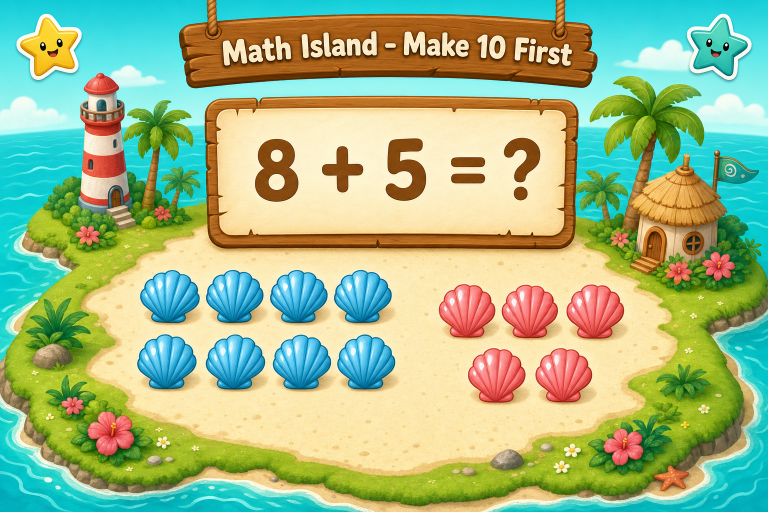
#> input picture scripts/assets/make-ten-first-v2/scene1.png, 1536 x 1024 px (shown at 1/2 size)
$ python -i make_ten_first_video_v2.py   (imports and definitions only)
#> lines starting #> are read from the running program, lines starting #| are printed output that depends on the picture
from __future__ import annotations

import importlib.util
import math
import shutil
import subprocess
from pathlib import Path

from PIL import Image, ImageDraw, ImageFilter, ImageFont

BASE_PATH = Path('/Users/mac/tools/math-island/scripts/make_ten_first_video.py')
spec = importlib.util.spec_from_file_location('make_ten_first_video_base', BASE_PATH)
base = importlib.util.module_from_spec(spec)
# [2 lines not run here, left out]

ROOT = Path('/Users/mac/tools/math-island')
OUTPUT_DIR = ROOT / 'dist/video'
FRAMES_DIR = OUTPUT_DIR / 'frames/make-ten-first-v2'
SILENT_VIDEO = OUTPUT_DIR / 'math-island-make-ten-first-v2-silent.mp4'
FINAL_VIDEO = OUTPUT_DIR / 'math-island-make-ten-first-v2.mp4'
AUDIO = Path('/Users/mac/.hermes/audio_cache/tts_20260601_095348.mp3')

# Themed fonts
base.FONT_HEAD = '/System/Library/Fonts/Supplemental/Arial Rounded Bold.ttf'
base.FONT_BODY = '/System/Library/Fonts/Supplemental/Arial.ttf'

# Themed colors from animal-island-ui + Math Island
base.SKY_TOP = (170, 224, 240)
base.SKY_BOTTOM = (230, 246, 252)
base.SAND = (240, 216, 160)
base.HILL = (125, 195, 149)
base.INK = (121, 79, 39)
base.WHITE = (253, 253, 245)
base.LEFT = (111, 196, 236)
base.TRANSFER = (25, 200, 185)
base.TEN = (245, 195, 28)
base.LEFTOVER = (229, 146, 102)
base.ANSWER = (248, 166, 178)
base.PALE = (232, 226, 214)
base.SHADOW = (61, 52, 40, 26)

base.FRAMES_DIR = FRAMES_DIR
base.OUTPUT_DIR = OUTPUT_DIR
base.SILENT_VIDEO = SILENT_VIDEO
base.FINAL_VIDEO = FINAL_VIDEO
base.AUDIO = AUDIO


def rgba(rgb: tuple[int, int, int], a: int = 255):
    return rgb + (a,)


# [154 lines left out: functions island_shadow, draw_wood_card, draw_flower, draw_palm, draw_star_sticker, draw_sparkles and 9 more, not called in this run]


def render_frame_v2(frame_idx: int):
    t = frame_idx / base.FPS
    img = Image.new('RGB', (base.WIDTH, base.HEIGHT), base.SKY_TOP)
    v2_gradient_background(img)
    draw = ImageDraw.Draw(img, 'RGBA')

    # monkeypatch base drawing hooks for scene functions
    base.draw_card = v2_draw_card
    base.draw_title = v2_draw_title
    base.draw_caption = v2_draw_caption
    base.draw_equation = v2_draw_equation
    base.draw_shell = v2_draw_shell
    base.draw_scene_common = v2_draw_scene_common
    base.draw_panel = v2_draw_panel

    if t < base.SCENES[1][0]:
        base.draw_scene1(draw, t)
    elif t < base.SCENES[2][0]:
        base.draw_scene2(draw, t)
        # golden sparkles on missing spots
        slots = base.shell_grid_positions(260, 300, 10, cols=5)
        draw_sparkles(draw, [(slots[8][0], slots[8][1] - 40), (slots[9][0], slots[9][1] - 40)], color=(255, 236, 143), scale=0.9)
    elif t < base.SCENES[3][0]:
        base.draw_scene3(draw, t)
        draw_star_sticker(draw, 930, 196, 20, fill=(130, 213, 187))
    elif t < base.SCENES[4][0]:
        base.draw_scene4(draw, t)
        # dotted path for moving shells
        draw_path_pebbles(draw, [(700, 325), (650, 320), (600, 322), (550, 326)])
    elif t < base.SCENES[5][0]:
        base.draw_scene5(draw, t)
        draw_star_sticker(draw, 1125, 226, 20, fill=(247, 205, 103))
        draw_sparkles(draw, [(1090, 210), (1165, 255)], color=(255, 233, 160), scale=1.0)
    elif t < base.SCENES[6][0]:
        base.draw_scene6(draw, t)
    else:
        base.draw_scene7(draw, t)
        pulse = 0.5 + 0.5 * math.sin(base.scene_progress(t, 6) * math.pi * 6)
        draw_sparkles(draw, [(786, 240), (490, 240)], color=(248, 166, 178), scale=0.5 + 0.5 * pulse)

    # subtle vignette for polish
    overlay = Image.new('RGBA', (base.WIDTH, base.HEIGHT), (0, 0, 0, 0))
    od = ImageDraw.Draw(overlay, 'RGBA')
    od.rectangle((0, 0, base.WIDTH, base.HEIGHT), fill=(255, 255, 255, 0))
    od.ellipse((-150, -80, 1430, 900), fill=(255, 255, 255, 0), outline=None)
    overlay = overlay.filter(ImageFilter.GaussianBlur(20))
    img = Image.alpha_composite(img.convert('RGBA'), overlay).convert('RGB')

    out = FRAMES_DIR / f'frame_{frame_idx:04d}.png'
    img.save(out)


# [5 lines left out: function ensure_dirs, not called in this run]


def run(cmd: list[str]):
    print('RUN:', ' '.join(cmd))
    subprocess.run(cmd, check=True)


# [20 lines left out: functions encode_video, main, not called in this run]


# [2 lines not run here, left out]

>>> import cv2
>>> picture = cv2.imread('assets/make-ten-first-v2/scene1.png', cv2.IMREAD_GRAYSCALE)
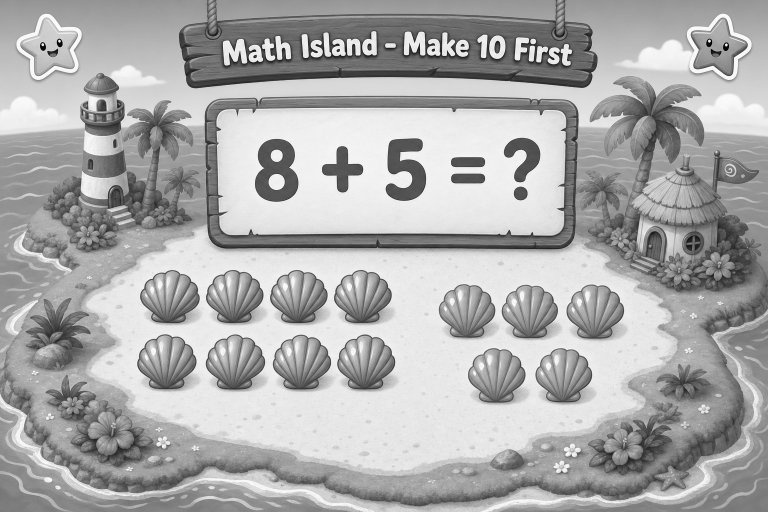
#> picture: shape (1024, 1536) (shown at 1/2 size); min 0, max 255, mean 170.7
#> (the run stopped early here; a loop or call above may not have finished)

$ run again, on scripts/assets/make-ten-first-v2/scene2.png
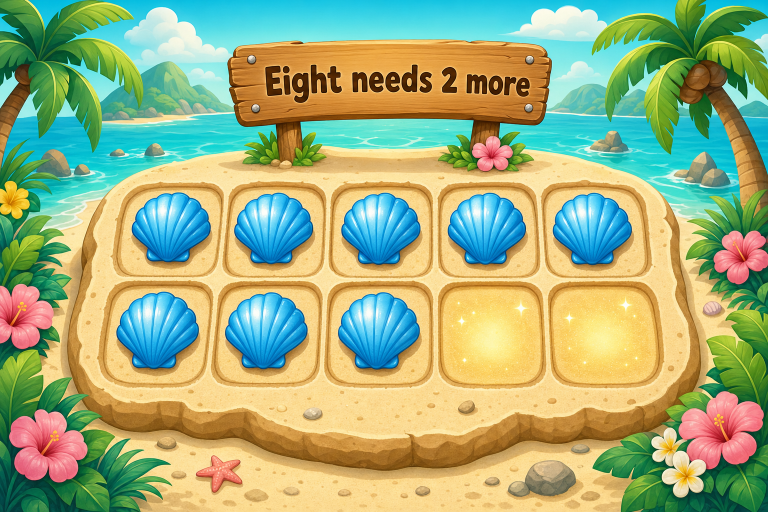
#> input picture scripts/assets/make-ten-first-v2/scene2.png, 1536 x 1024 px (shown at 1/2 size)
#> `picture = cv2.imread('assets/make-ten-first-v2/scene1.png', cv2.IMREAD..`:
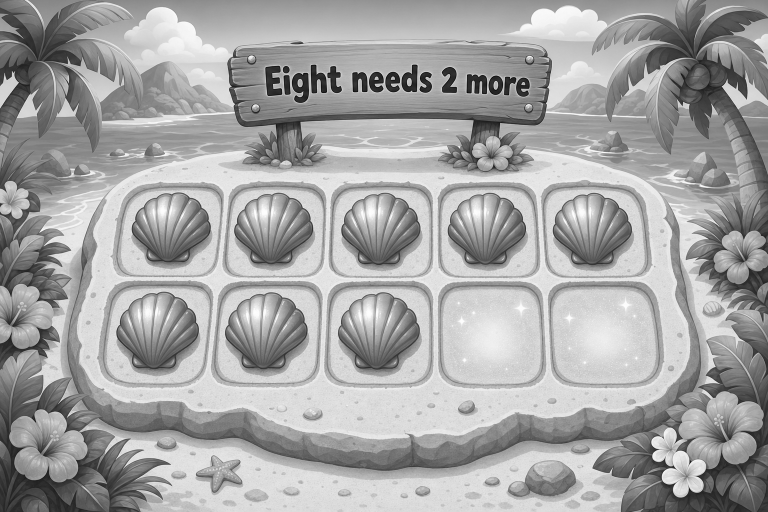
#> picture: shape (1024, 1536) (shown at 1/2 size); min 0, max 255, mean 164.2

$ run again, on scripts/assets/make-ten-first-v2/scene3.png
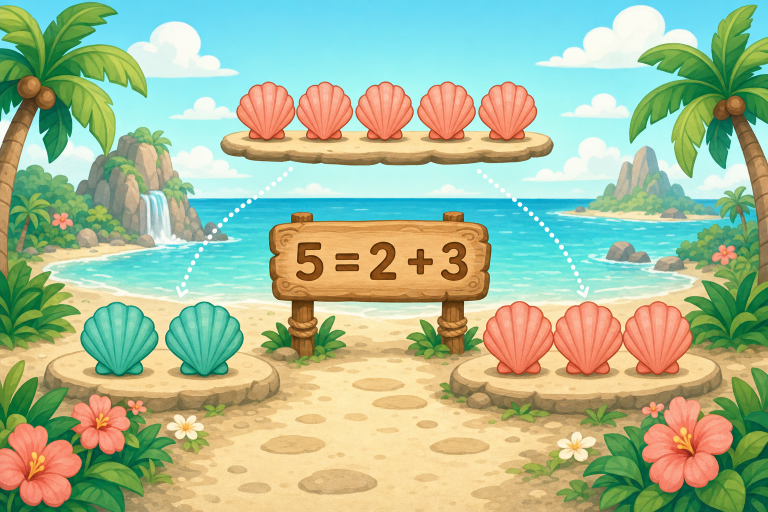
#> input picture scripts/assets/make-ten-first-v2/scene3.png, 1536 x 1024 px (shown at 1/2 size)
#> `picture = cv2.imread('assets/make-ten-first-v2/scene1.png', cv2.IMREAD..`:
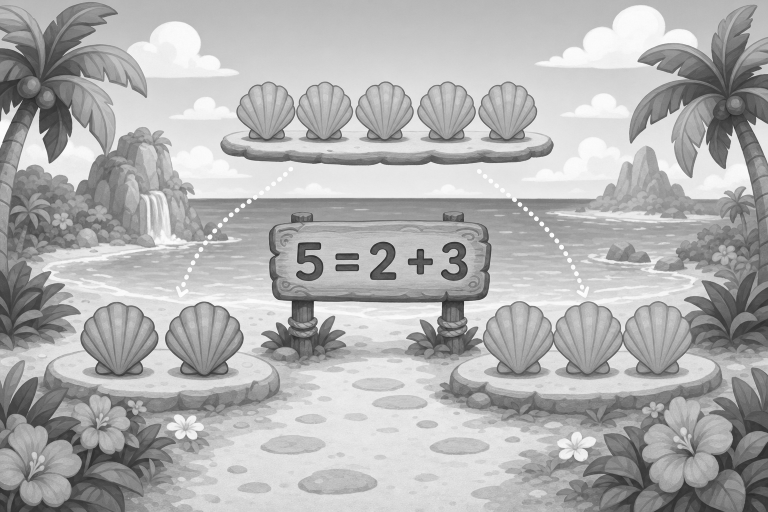
#> picture: shape (1024, 1536) (shown at 1/2 size); min 27, max 255, mean 176.2

$ run again, on scripts/assets/make-ten-first-v2/scene4.png
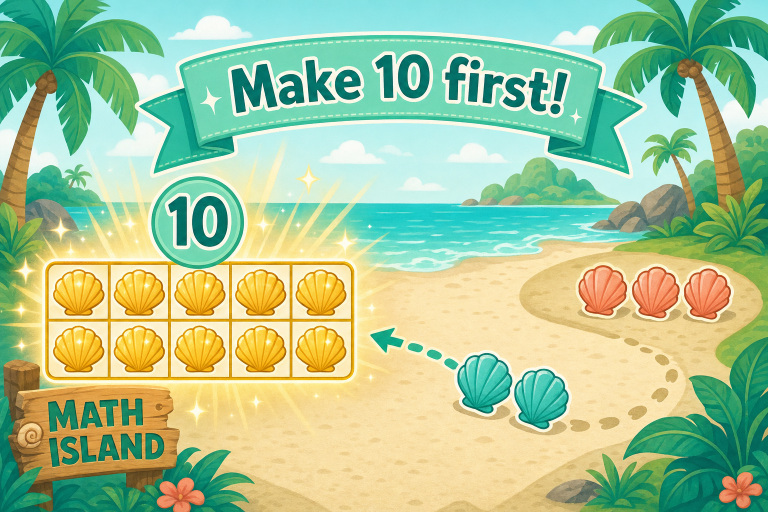
#> input picture scripts/assets/make-ten-first-v2/scene4.png, 1536 x 1024 px (shown at 1/2 size)
#> `picture = cv2.imread('assets/make-ten-first-v2/scene1.png', cv2.IMREAD..`:
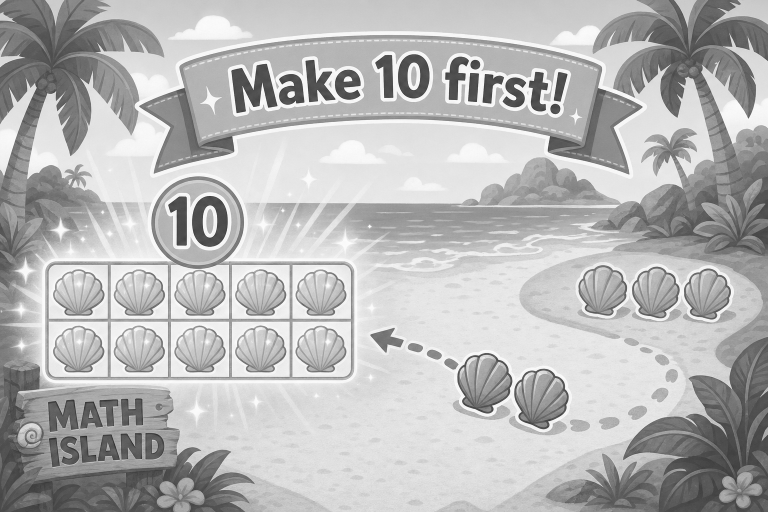
#> picture: shape (1024, 1536) (shown at 1/2 size); min 28, max 255, mean 182.9
